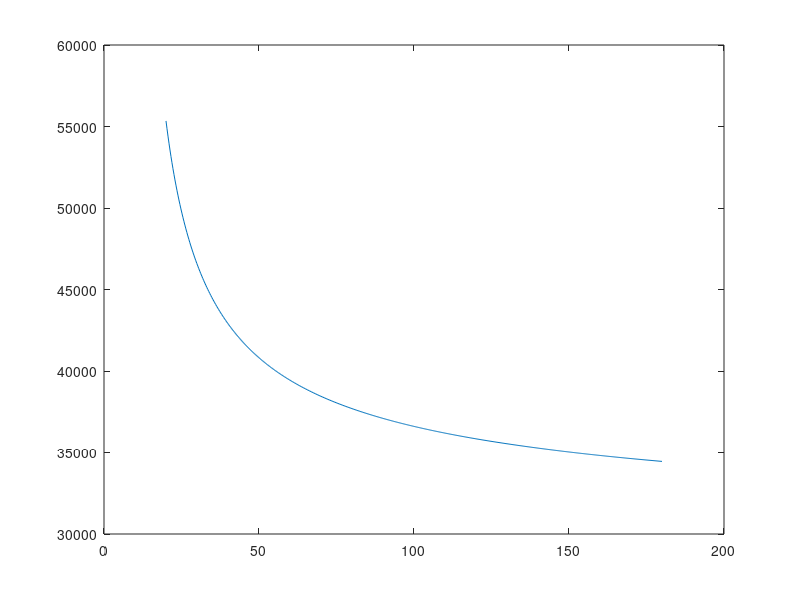

MATLAB code for this plot:
%computing conductivity from dielectric function (model verification)
%calculating values for each element in the loop instead of defining functions

clear;

%number of elements
n = 500;

%independent variables
% thetai = linspace(0, 90, n);   %incident angle (degrees), linear scale
df = linspace(20, 180, n);   %film thickness (nm), linear scale
lambda0 = linspace(200, 2000, n);   %operating free space wavelength (nm), linear scale

lambda1 = 1*10^-6;   %fixed wavelength for thickness sweep
omega1 = 2*pi*3*10^8/lambda1;   %corresponding omega
df1 = 40*10^-9;   %fixed thickness for wavelength sweep
%df1 = 1*10^-6;

% [T1, Df] = meshgrid(thetai, df);   %plotting coordinates for varying thickness and incident angle
% [T2, L0] = meshgrid(thetai, lambda0);   %plotting coordinates for varying wavelength and incident angle
% A1 = zeros(n); A2 = zeros(n);   %containers for absorption values


%constant definitions
ep0 = 8.854 * 10^-12;   %vacuum permittivity
c = 3*10^8;   %speed of light

%Drude parameters
epsinf = 1.53;   %dielectric constant at infinite frequency
hbar = 6.582*10^-16;   %reduced planck's constant (eV*s)
omegap = 8.5/hbar;   %plasma frequency (1/s)

%damping rate
gammaep = 4.6*10^13;   %electron-phonon scattering (1/s)
gammas = 1.35*10^13;   %scattering on film surface (1/s)

R = 0.31;   %grain-boundary reflection coefficient
Lambda = 39*10^-9;   %mean free path for conducting electrons in bulk gold (m)

%containers
eps = zeros([1 n]);   %dielectric function values
eps1 = zeros([1 n]);   %real part of dielectric function
eps2 = zeros([1 n]);   %imaginary part of dielectric function
g = zeros([1 n]);   %damping parameter values
Dt = zeros([1 n]);   %average crystallite size values

%directly rearrange dielectric for conductivity
sigmar1 = zeros([1 n]);   %real part of conductivity
simgai1 = zeros([1 n]);   %imaginary part of conductivity

%complex conductivity calculation with separated components
sigmar2 = zeros([1 n]);
simgai2 = zeros([1 n]);

%dielectric & conductivity vs thickness
for i = 1:n
    t = df(i)*10^-9;   %current thickness (nm converted to m)
    omega = omega1;   %fixed frequency
    
    D = (1.522*10^-8)*log(t) + 2.847*10^-7;   %average crystallite size (m)
    Dt(i) = D;

    alpha = Lambda*R/(D*(1 - R));
    gammagb = gammaep*(1/(1 - 1.5*alpha + 3*alpha^2 - 3*(alpha^3)*log(1 + 1/alpha)) - 1);   %electron-grain boundary scattering rate (1/s)
    gamma = gammaep + gammagb + gammas;   %total damping parameter (1/s)
    g(i) = gamma;

    epsf = epsinf - omegap^2/(omega^2 + 1i*gamma*omega);   %dielectric function
    eps(i) = epsf;   %assign dielectric
    eps1(i) = real(eps(i));   %assign real part
    eps2(i) = imag(eps(i));   %assign imaginary part
    
    %directly rearrange for sigma
    sigma = -1i*omega*ep0*(epsf - 1);
    sigmar1(i) = real(sigma);   %real conductivity
    sigmai1(i) = imag(sigma);   %imaginary conductivity

    %solve for real and imaginary parts separately
    % sigmar2(i) = omega*ep0*eps2(i);
    % sigmai2(i) = -omega*ep0*(eps1(i)-1);
end

%plot(df,eps2)
plot(df,sigmar1)
%plot(df,sigmai2)

%dielectric & conductivity vs wavelength
for i = 1:n
    lambda = lambda0(i)*10^-9;   %current wavelength (nm converted to m)
    omega = 2*pi*c/lambda;   %current frequency
    t = df1;   %fixed thickness
    
    D = (1.522*10^-8)*log(t) + 2.847*10^-7;   %average crystallite size (m)
    Dt(i) = D;

    alpha = Lambda*R/(D*(1 - R));
    gammagb = gammaep*(1/(1 - 1.5*alpha + 3*alpha^2 - 3*(alpha^3)*log(1 + 1/alpha)) - 1);   %electron-grain boundary scattering rate (1/s)
    gamma = gammaep + gammagb + gammas;   %total damping parameter (1/s)
    g(i) = gamma;

    epsf = epsinf - omegap^2/(omega^2 + 1i*gamma*omega);   %dielectric function
    eps(i) = epsf;   %assign dielectric
    eps1(i) = real(eps(i));   %assign real part
    eps2(i) = imag(eps(i));   %assign imaginary part

    

    % sigmar(i) = real(sigma);   %real conductivity
    % sigmai(i) = imag(sigma);   %imaginary conductivity
end

%plot(lambda0,eps2)


%previous functions
% D = @(t) (1.522*10^-8)*log(t) + 2.847*10^-7;
% alpha = @(t) Lambda*R/(D*(1 - R));
% gammagb = @(t) gammaep*(1/(1 - 1.5*alpha(t) + 3*alpha(t)^2 - 3*alpha(t)^3*log(1 + 1/alpha(t))) - 1);
% gamma = @(t) gammaep + gammagb(t) + gammas;
% epsf = @(t,omega) epsinf - omegap^2/(omega^2 + gamma(t)^2) + 1i*gamma(t)*omegap^2/(omega*(omega^2 + gamma(t)));
